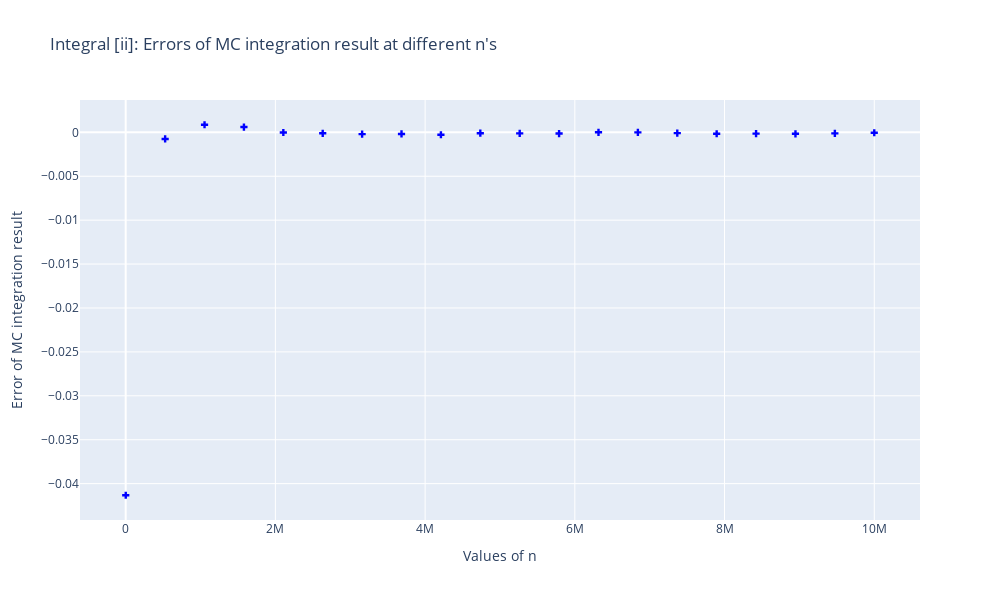

The code cell stored with this chart in its notebook:
### Code cell
# Plot the final errors at different n's - Integral ii
fig = px.scatter(
    errors, x='n', y='Error ii', 
    labels={'n': 'Values of n', 'Error ii': 'Error of MC integration result'},
    title="Integral [ii]: Errors of MC integration result at different n's"
     ).update_traces(mode='markers', marker=dict(symbol='cross', color='blue'))
fig.show()

### Figure 1 — Plotly figure (JSON) as saved in the notebook; plotly's stock layout.template omitted (floating-point values rounded to 4 significant figures)
{"data": [{"hovertemplate": "Values of n=%{x}<br>Error of MC integration result=%{y}<extra></extra>", "legendgroup": "", "marker": {"color": "blue", "symbol": "cross"}, "mode": "markers", "name": "", "orientation": "v", "showlegend": false, "type": "scatter", "x": [1000, 527263, 1053526, 1579789, 2106052, 2632315, 3158578, 3684842, 4211105, 4737368, 5263631, 5789894, 6316157, 6842421, 7368684, 7894947, 8421210, 8947473, 9473736, 10000000], "xaxis": "x", "y": [-0.04132, -0.0007513, 0.0008644, 0.0006049, -1.725e-05, -0.0001116, -0.0002064, -0.0001825, -0.0002717, -9.661e-05, -0.0001198, -0.000136, 2.452e-06, -7.147e-06, -9.023e-05, -0.0001586, -0.0001474, -0.0001642, -0.0001132, -4.507e-05], "yaxis": "y"}], "layout": {"height": 600, "legend": {"tracegroupgap": 0}, "title": {"text": "Integral [ii]: Errors of MC integration result at different n's"}, "width": 1000, "xaxis": {"anchor": "y", "domain": [0, 1], "title": {"text": "Values of n"}}, "yaxis": {"anchor": "x", "domain": [0, 1], "title": {"text": "Error of MC integration result"}}}}
